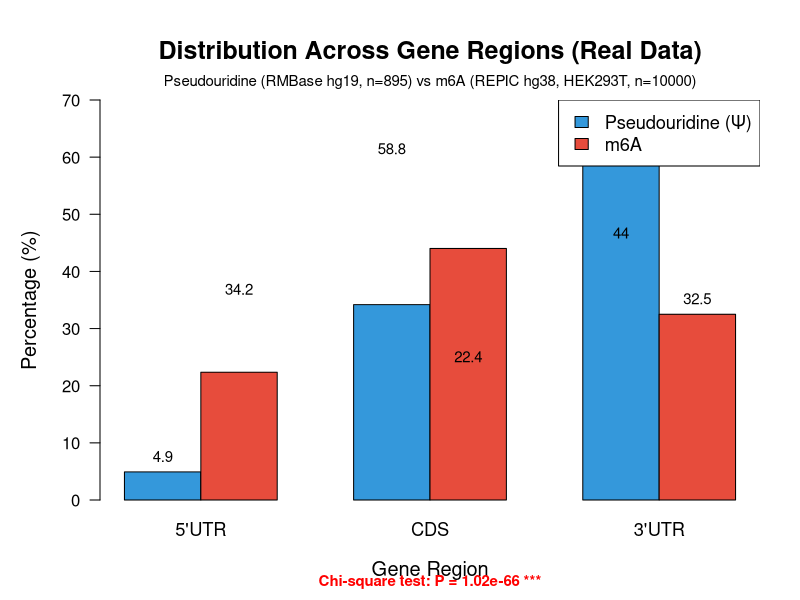
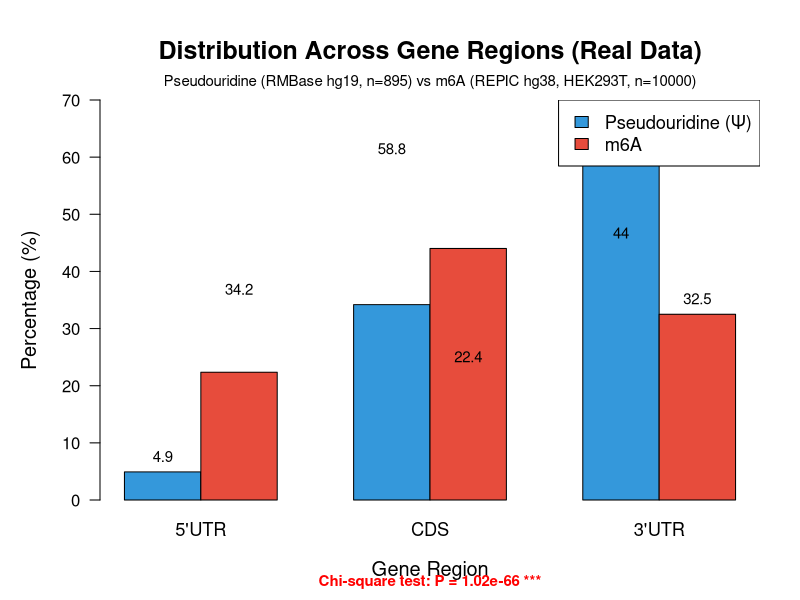
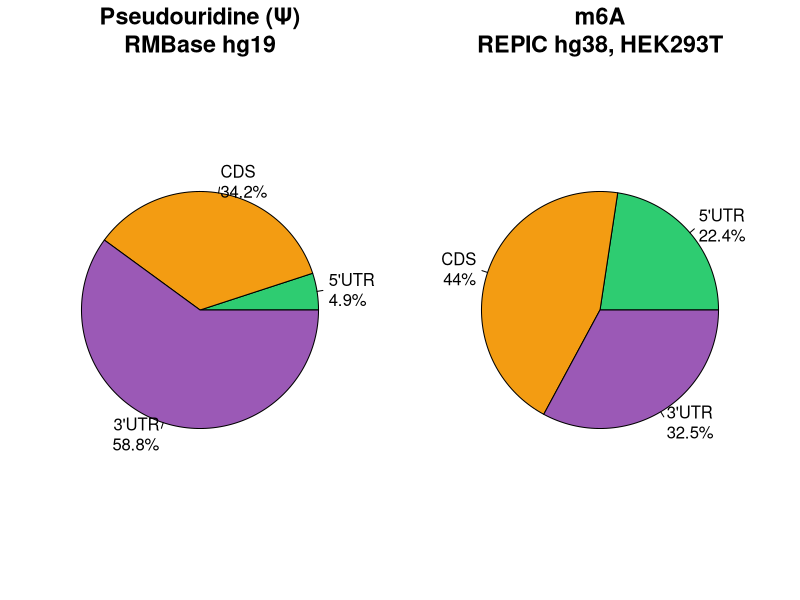
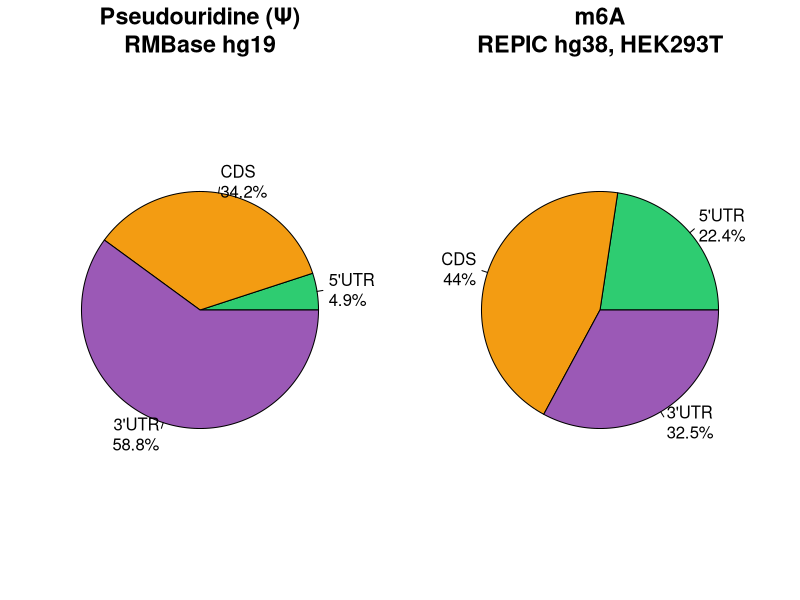

Recreate these plots in R, in order. (Note: this script raises an error after producing the figures.)
#!/usr/bin/env Rscript
# 真实数据R可视化脚本（使用基础R，无需额外包）

# 设置工作目录
setwd("/home/tony/m6A/RNA_modification_analysis")

# 读取metagene数据
metagene_data <- read.csv("results/metagene_profile_real.csv", row.names=1, check.names=FALSE)

print("=== Metagene Profile数据 ===")
print(metagene_data)

# 统计数据（按列索引访问，避免特殊字符问题）
psi_5utr <- metagene_data[1, 1]  # 5'UTR, Psi
psi_cds <- metagene_data[2, 1]   # CDS, Psi
psi_3utr <- metagene_data[3, 1]  # 3'UTR, Psi

m6a_5utr <- metagene_data[1, 2]  # 5'UTR, m6A
m6a_cds <- metagene_data[2, 2]   # CDS, m6A
m6a_3utr <- metagene_data[3, 2]  # 3'UTR, m6A

# === 图表1: 柱状图对比 ===
png("figures/R_feature_distribution_real.png", width=10, height=6, units="in", res=300)

par(mar=c(5, 5, 5, 2))

# 准备数据
regions <- c("5'UTR", "CDS", "3'UTR")
psi_values <- c(psi_5utr, psi_cds, psi_3utr)
m6a_values <- c(m6a_5utr, m6a_cds, m6a_3utr)

# 设置颜色
colors_psi <- "#3498db"
colors_m6a <- "#e74c3c"

# 绘制柱状图
x_positions <- barplot(rbind(psi_values, m6a_values),
                      beside=TRUE,
                      col=c(colors_psi, colors_m6a),
                      names.arg=regions,
                      ylim=c(0, 70),
                      las=1,
                      ylab="Percentage (%)",
                      xlab="Gene Region",
                      main="Distribution Across Gene Regions (Real Data)",
                      cex.main=1.5,
                      cex.lab=1.2,
                      cex.names=1.1,
                      border="black")

# 添加数值标签
text(x_positions, c(psi_values, m6a_values),
     labels=round(c(psi_values, m6a_values), 1),
     pos=3, cex=0.9, col="black")

# 添加图例
legend("topright",
       legend=c("Pseudouridine (Ψ)", "m6A"),
       fill=c(colors_psi, colors_m6a),
       border="black",
       cex=1.1)

# 添加副标题
mtext("Pseudouridine (RMBase hg19, n=895) vs m6A (REPIC hg38, HEK293T, n=10000)",
      side=3, line=0.5, cex=0.9)

# 添加统计显著性
mtext("Chi-square test: P = 1.02e-66 ***",
      side=1, line=3.5, cex=0.9, col="red", font=2)

dev.off()

# 保存PDF
pdf("figures/R_feature_distribution_real.pdf", width=10, height=6)
par(mar=c(5, 5, 5, 2))
x_positions <- barplot(rbind(psi_values, m6a_values),
                      beside=TRUE,
                      col=c(colors_psi, colors_m6a),
                      names.arg=regions,
                      ylim=c(0, 70),
                      las=1,
                      ylab="Percentage (%)",
                      xlab="Gene Region",
                      main="Distribution Across Gene Regions (Real Data)",
                      cex.main=1.5,
                      cex.lab=1.2,
                      cex.names=1.1,
                      border="black")
text(x_positions, c(psi_values, m6a_values),
     labels=round(c(psi_values, m6a_values), 1),
     pos=3, cex=0.9, col="black")
legend("topright",
       legend=c("Pseudouridine (Ψ)", "m6A"),
       fill=c(colors_psi, colors_m6a),
       border="black",
       cex=1.1)
mtext("Pseudouridine (RMBase hg19, n=895) vs m6A (REPIC hg38, HEK293T, n=10000)",
      side=3, line=0.5, cex=0.9)
mtext("Chi-square test: P = 1.02e-66 ***",
      side=1, line=3.5, cex=0.9, col="red", font=2)
dev.off()

# === 图表2: 饼图对比 ===
png("figures/R_piecharts_real.png", width=14, height=6, units="in", res=300)

par(mfrow=c(1, 2), mar=c(2, 2, 3, 2))

# Ψ饼图
pie(c(psi_5utr, psi_cds, psi_3utr),
    labels=c(paste0("5'UTR\n", round(psi_5utr, 1), "%"),
             paste0("CDS\n", round(psi_cds, 1), "%"),
             paste0("3'UTR\n", round(psi_3utr, 1), "%")),
    col=c("#2ecc71", "#f39c12", "#9b59b6"),
    main="Pseudouridine (Ψ)\nRMBase hg19",
    cex.main=1.4,
    border="black",
    init.clockwise=TRUE)

# m6A饼图
pie(c(m6a_5utr, m6a_cds, m6a_3utr),
    labels=c(paste0("5'UTR\n", round(m6a_5utr, 1), "%"),
             paste0("CDS\n", round(m6a_cds, 1), "%"),
             paste0("3'UTR\n", round(m6a_3utr, 1), "%")),
    col=c("#2ecc71", "#f39c12", "#9b59b6"),
    main="m6A\nREPIC hg38, HEK293T",
    cex.main=1.4,
    border="black",
    init.clockwise=TRUE)

dev.off()

# 保存PDF
pdf("figures/R_piecharts_real.pdf", width=14, height=6)
par(mfrow=c(1, 2), mar=c(2, 2, 3, 2))
pie(c(psi_5utr, psi_cds, psi_3utr),
    labels=c(paste0("5'UTR\n", round(psi_5utr, 1), "%"),
             paste0("CDS\n", round(psi_cds, 1), "%"),
             paste0("3'UTR\n", round(psi_3utr, 1), "%")),
    col=c("#2ecc71", "#f39c12", "#9b59b6"),
    main="Pseudouridine (Ψ)\nRMBase hg19",
    cex.main=1.4,
    border="black",
    init.clockwise=TRUE)
pie(c(m6a_5utr, m6a_cds, m6a_3utr),
    labels=c(paste0("5'UTR\n", round(m6a_5utr, 1), "%"),
             paste0("CDS\n", round(m6a_cds, 1), "%"),
             paste0("3'UTR\n", round(m6a_3utr, 1), "%")),
    col=c("#2ecc71", "#f39c12", "#9b59b6"),
    main="m6A\nREPIC hg38, HEK293T",
    cex.main=1.4,
    border="black",
    init.clockwise=TRUE)
dev.off()

# === 图表3: 点图对比 ===
png("figures/R_dotplot_real.png", width=10, height=8, units="in", res=300)

par(mfrow=c(3, 1), mar=c(4, 6, 3, 2), oma=c(2, 0, 3, 0))

regions_cn <- c("5'UTR", "CDS", "3'UTR")
psi_vec <- c(psi_5utr, psi_cds, psi_3utr)
m6a_vec <- c(m6a_5utr, m6a_cds, m6a_3utr)

for(i in 1:3) {
  # 绘制连接线
  segments(0.7, psi_vec[i], 0.7, m6a_vec[i], col="gray", lwd=1, lty=2)

  # 绘制点
  points(0.7, psi_vec[i], pch=16, col=colors_psi, cex=3)
  points(0.7, m6a_vec[i], pch=17, col=colors_m6a, cex=3)

  # 添加数值标签
  text(0.85, psi_vec[i], labels=paste0(round(psi_vec[i], 1), "%"),
       pos=4, cex=1.1, col=colors_psi, font=2)
  text(0.85, m6a_vec[i], labels=paste0(round(m6a_vec[i], 1), "%"),
       pos=4, cex=1.1, col=colors_m6a, font=2)

  # 设置坐标轴
  plot.new()
  plot.window(xlim=c(0, 1), ylim=c(0, 70))

  axis(2, at=seq(0, 70, 10), las=1)
  mtext(regions_cn[i], side=2, line=4, cex=1.2, font=2)

  if(i == 1) {
    legend("topright",
           legend=c("Pseudouridine (Ψ)", "m6A"),
           pch=c(16, 17),
           col=c(colors_psi, colors_m6a),
           cex=1.1,
           bty="n")
  }
}

mtext("Percentage (%)", side=2, outer=TRUE, line=-0.5, cex=1.2)
mtext("Genomic Distribution Comparison (Real Data)", outer=TRUE, cex=1.5, font=2)
mtext("Chi-square test: P = 1.02e-66 ***", outer=TRUE, line=1, cex=1.1, col="red", font=2)

dev.off()

# 保存PDF
pdf("figures/R_dotplot_real.pdf", width=10, height=8)
par(mfrow=c(3, 1), mar=c(4, 6, 3, 2), oma=c(2, 0, 3, 0))
for(i in 1:3) {
  segments(0.7, psi_vec[i], 0.7, m6a_vec[i], col="gray", lwd=1, lty=2)
  points(0.7, psi_vec[i], pch=16, col=colors_psi, cex=3)
  points(0.7, m6a_vec[i], pch=17, col=colors_m6a, cex=3)
  text(0.85, psi_vec[i], labels=paste0(round(psi_vec[i], 1), "%"),
       pos=4, cex=1.1, col=colors_psi, font=2)
  text(0.85, m6a_vec[i], labels=paste0(round(m6a_vec[i], 1), "%"),
       pos=4, cex=1.1, col=colors_m6a, font=2)
  plot.new()
  plot.window(xlim=c(0, 1), ylim=c(0, 70))
  axis(2, at=seq(0, 70, 10), las=1)
  mtext(regions_cn[i], side=2, line=4, cex=1.2, font=2)
  if(i == 1) {
    legend("topright",
           legend=c("Pseudouridine (Ψ)", "m6A"),
           pch=c(16, 17),
           col=c(colors_psi, colors_m6a),
           cex=1.1,
           bty="n")
  }
}
mtext("Percentage (%)", side=2, outer=TRUE, line=-0.5, cex=1.2)
mtext("Genomic Distribution Comparison (Real Data)", outer=TRUE, cex=1.5, font=2)
mtext("Chi-square test: P = 1.02e-66 ***", outer=TRUE, line=1, cex=1.1, col="red", font=2)
dev.off()

# === 保存统计信息 ===
stats_data <- data.frame(
  Modification = c("Pseudouridine (Psi)", "m6A"),
  Total_Sites = c(895, 10000),
  UTR5_Percent = c(psi_5utr, m6a_5utr),
  CDS_Percent = c(psi_cds, m6a_cds),
  UTR3_Percent = c(psi_3utr, m6a_3utr)
)

write.csv(stats_data, "results/R_statistics_real.csv", row.names=FALSE)

print("=== R可视化完成！===")
print("生成的图表:")
print("  - R_feature_distribution_real.png/pdf")
print("  - R_piecharts_real.png/pdf")
print("  - R_dotplot_real.png/pdf")
print("\n统计结果:")
print(stats_data)
